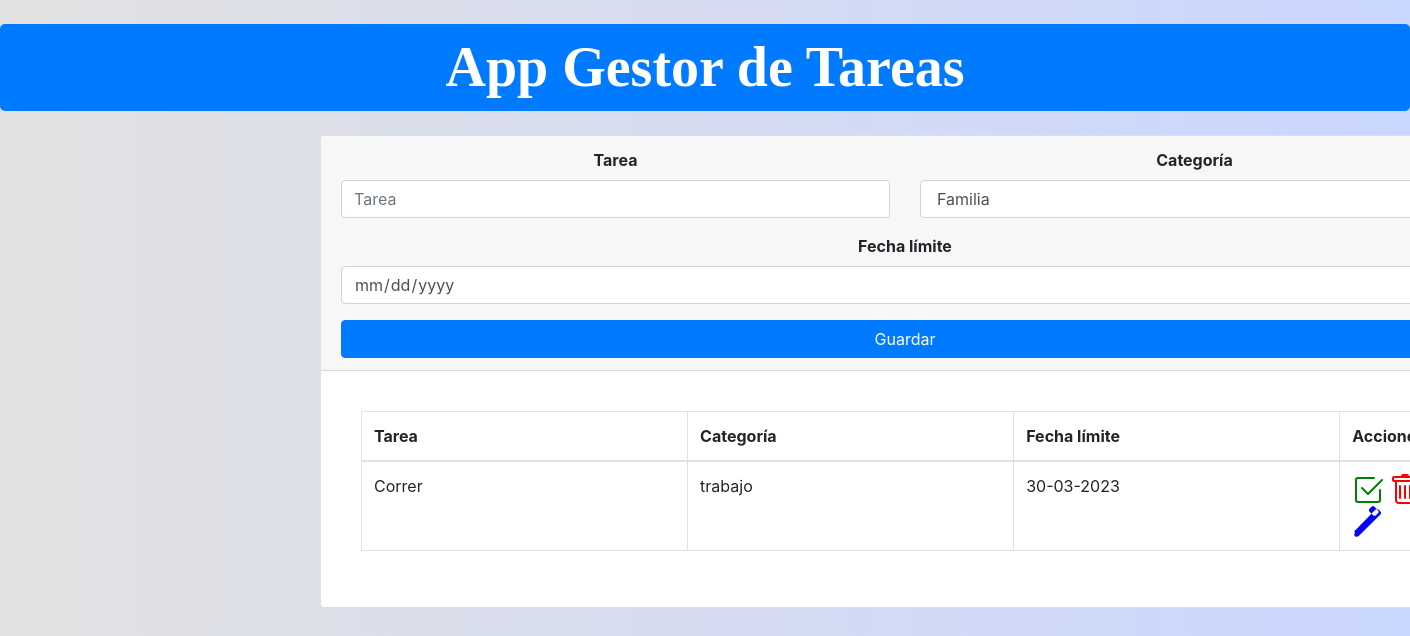
Before: / with the older database file.
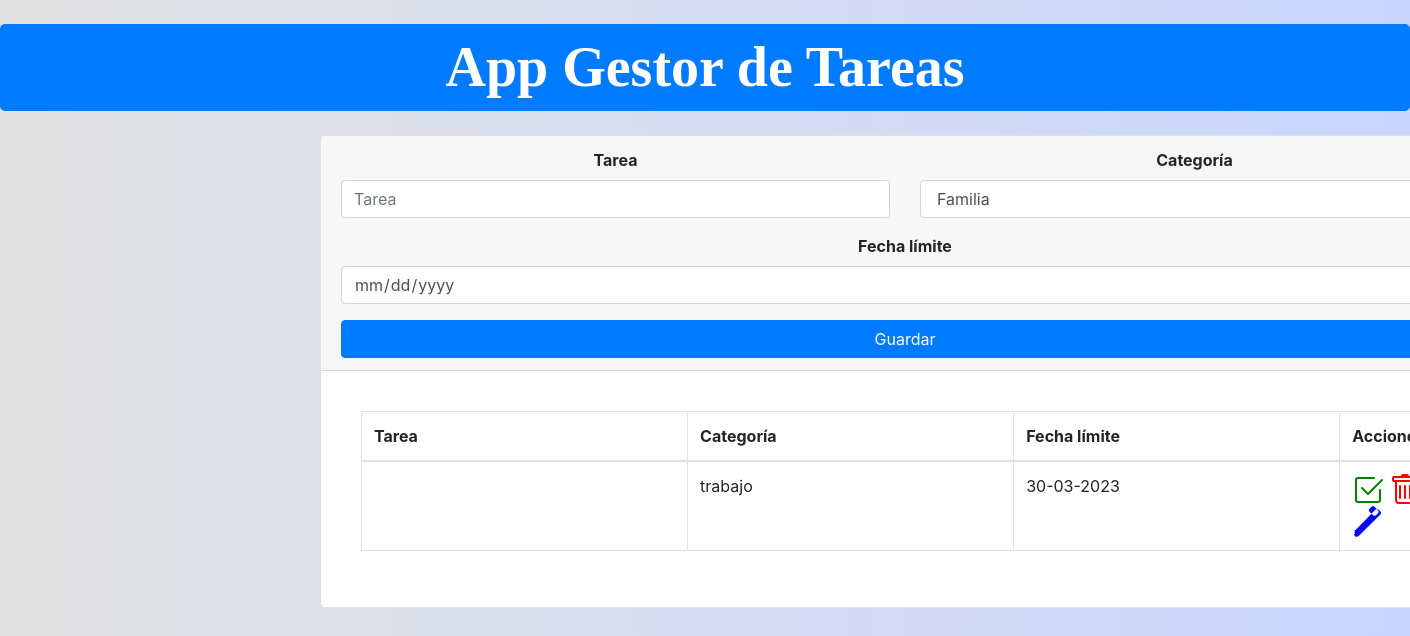
After: the same page with the newer database file.
### models.py (models this page shows)
class Tasks(db.Base):
    __tablename__ = "tasks"
    __table_args__ = {'sqlite_autoincrement': True}
    id_task = Column(Integer, primary_key=True)
    content = Column(String(200), nullable=False)
    done = Column(Boolean)
    category = Column(String(50), nullable=False)
    due_date = Column(Date, nullable=False)

### main.py (the view)
@app.route("/")  # Ruta para la página principal de nuestra app
def home_web():
    every_tasks = db.session.query(Tasks).all()  # Pedimos todas las tareas de la base de datos
    for i in every_tasks:
        print(i)  # Siempre es bueno tener un log en algún lado para ver que todo anda bien
    return render_template("index.html", task_list=every_tasks)  # Renderizamos la plantilla HTML de la página principal

### templates/index.html (shortened to what this page needs)
<!DOCTYPE html>
<html lang="en">
<head>
    <link rel="stylesheet" href="https://maxcdn.bootstrapcdn.com/bootstrap/4.5.2/css/bootstrap.min.css">
    <link rel="stylesheet" href="{{ url_for('static', filename='main.css')}}">
    <link rel="stylesheet" href="https://cdn.jsdelivr.net/npm/@fortawesome/fontawesome-free@6.1.2/css/fontawesome.min.css">
</head>
<body>
    <header>
        <main>
            <h1 class="display-4 text-center mt-4 titulo custom-style">App Gestor de Tareas</h1>
            <section class="max-auto">
                <div class="container mx-auto my-4 max-w-80">
                    <div class="row justify-content-center">
                        <div class="col-md-12 offset-md-4 my-auto">
                            <div class="card mx-auto">
                                <div class="card-header">
                                    <form action="/create_task" method="post">
                                        <div class="row">
                                            <div class="col-md-6">
                                                <div class="form-group text-center">
                                                    <label class="font-weight-bold" for="content_task">Tarea</label>
                                                    <input type="text" name="content_task" id="content_task" placeholder="Tarea" class="form-control" autofocus>
                                                </div>
                                            </div>
                                            <div class="col-md-6">
                                                <div class="form-group text-center">
                                                    <label class="font-weight-bold" for="category">Categoría</label>
                                                    <select class="form-control" name="category" id="category">
                                                        <option value="familia">Familia</option>
                                                    </select>
                                                </div>
                                            </div>
                                        </div>
                                        <div class="form-group text-center">
                                            <label class="font-weight-bold" for="due_date">Fecha límite</label>
                                            <input type="date" name="due_date" id="due_date" class="form-control">
                                        </div>
                                        <button type="submit" class="btn btn-primary btn-block">Guardar</button>
                                    </form>
                                </div>
                                <div class="card-body">
                                    <div class="card-body">
                                        <div class="table-responsive">
                                            <table class="table table-bordered">
                                                <thead>
                                                    <tr>
                                                        <th scope="col" style="width: 30%;">Tarea</th>
                                                        <th scope="col" style="width: 30%;">Categoría</th>
                                                        <th scope="col" style="width: 30%;">Fecha límite</th>
                                                        <th scope="col" style="width: 30%;">Acciones</th>
                                                    </tr>
                                                </thead>
                                                <tbody>
                                                    {% for task in task_list %}
                                                    <tr>
                                                        <td  style="width: 30%;">
                                                            <span class="{% if task.done==true %} task_done {% endif %}">
                                                            {{ task.content }}
                                                            </span>
                                                        </td>
                                                            <td style="width: 30%;">{{ task.category }}</td>
                                                            <td style="width: 30%;">{{ task.due_date.strftime("%d-%m-%Y") if task.due_date else "" }}</td>
                                                            <td style="width: 10%;">
                                                                <a href="/done-task/{{task.id_task}}" style="text-decoration:none">
                                                                </a>
                                                                <a href="/delete-task/{{task.id_task}}" style="text-decoration:none">
                                                                </a>
                                                                <a href="/edit-task/{{ task.id_task }}" style="text-decoration:none">
                                                                </a>
                                                            </td>
                                                    </tr>
                                                    {% endfor %}
                                                </tbody>
                                            </table>
                                        </div>
                                    </div>
                                </div>
                            </div>
                         </div>
                    </div>
                </div>
            </section>
        </main>
    </header>
</body>
</html>

### static/main.css (style rules this page uses)
body { background: #C9D6FF; background: -webkit-linear-gradient(to right, #E2E2E2, #C9D6FF); background: linear-gradient(to right, #E2E2E2, #C9D6FF); }
.container { max-width: 1200px; margin: auto; }
.titulo { font-family: 'Permanent Marker', cursive; }
.custom-style { background-color: #007bff; color: white; font-weight: bold; text-align: center; padding: 10px; border-radius: 5px; }

Changed rows visible on the page:
changed Tasks "trabajo": done False → True (drawn); content "Correr" → (not shown)
